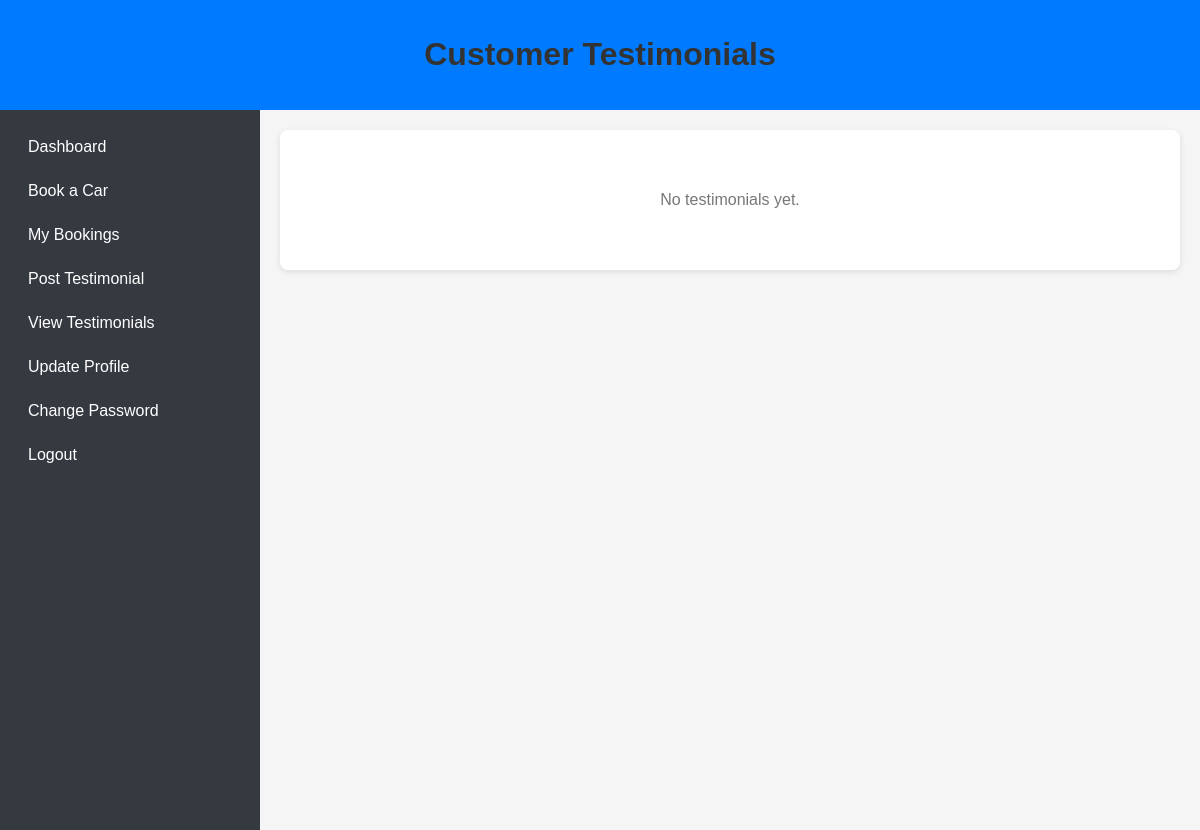
Before: /testimonials/ with the older database file.
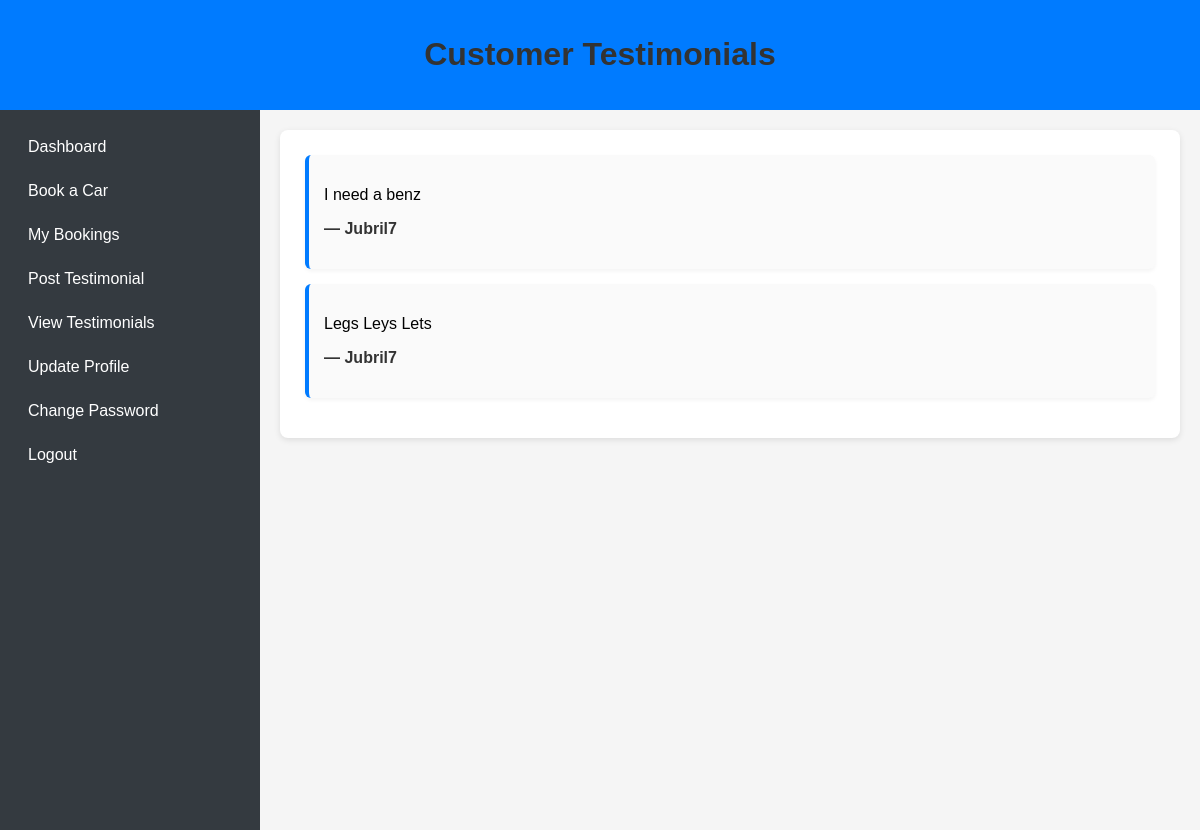
After: the same page with the newer database file.
### core/models.py (models this page shows)
class Testimonial(models.Model):
    user = models.ForeignKey(User, on_delete=models.CASCADE)
    message = models.TextField()
    active = models.BooleanField(default=False)
    created_at = models.DateTimeField(auto_now_add=True)

class User(AbstractUser):
    phone = models.CharField(max_length=15, blank=True, null=True)

### core/views.py (the view)
# urls.py: path('testimonials/', views.view_testimonials, name='view_testimonials'),
def view_testimonials(request):
    testimonials = Testimonial.objects.filter(active=True)
    return render(request, "view_testimonial.html", {
        "testimonials": testimonials
    })

### core/templates/view_testimonial.html (shortened to what this page needs)
{% load static %}
<!DOCTYPE html>
<html lang="en">
<head>
    <link rel="stylesheet" href="{% static 'core/style.css' %}">
</head>
<body>
<header>
    <h1>Customer Testimonials</h1>
</header>
<div class="container">
    <nav>
        <a href="{% url 'dashboard' %}">Dashboard</a>
        <a href="{% url 'book_car' %}">Book a Car</a>
        <a href="{% url 'booking_history' %}">My Bookings</a>
        <a href="{% url 'post_testimonial' %}">Post Testimonial</a>
        <a href="{% url 'view_testimonials' %}">View Testimonials</a>
        <a href="{% url 'update_profile' %}">Update Profile</a>
        <a href="{% url 'change_password' %}">Change Password</a>
        <a href="{% url 'logout' %}">Logout</a>
    </nav>
    <main>
        <div class="section">
            {% if testimonials %}
                {% for t in testimonials %}
                    <div class="testimonial">
                        <p>{{ t.message }}</p>
                        <p class="author">— {{ t.user.username }}</p>
                    </div>
                {% endfor %}
            {% else %}
                <p class="empty">No testimonials yet.</p>
            {% endif %}
        </div>
    </main>
</div>
</body>
</html>

Changed rows visible on the page:
now on this page (row edited): Testimonial: message "I need a benz", user.username "Jubril7"
now on this page (row edited): Testimonial: message "Legs Leys Lets", user.username "Jubril7"
Other visible differences:
text no longer shown: "No testimonials yet."
